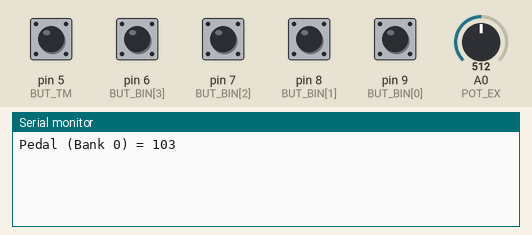
The sketch below on a simulated Arduino Leonardo, built with avr-gcc and run on an emulated ATmega32U4. Shown: the last lines printed to the serial monitor. Inputs (shaded band) come from the test bench; at power-on: pin 5 (BUT_TM), pin 6 (BUT_BIN[3]), pin 7 (BUT_BIN[2]), pin 8 (BUT_BIN[1]), pin 9 (BUT_BIN[0]) HIGH, A0 (POT_EX) = 512.

Above: at 1.2 s.
1.3 s: pin 5 (BUT_TM) pulled LOW for 0.15 s
At 2.5 s:
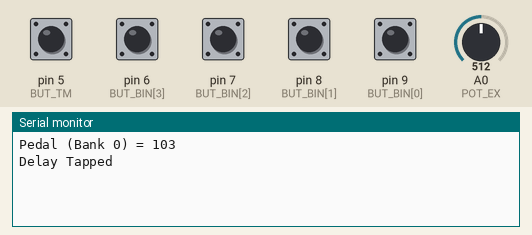
2.9 s: pin 6 (BUT_BIN[3]) pulled LOW for 0.15 s
At 3.6 s:
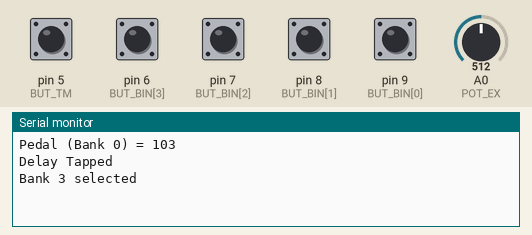
4.5 s: A0 (POT_EX) set to 716
At 4.9 s:
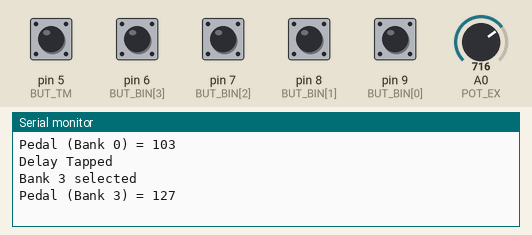
6.0 s: pin 7 (BUT_BIN[2]) pulled LOW for 0.15 s
At 7.2 s:
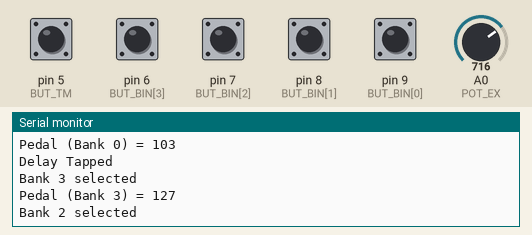
7.6 s: pin 8 (BUT_BIN[1]) pulled LOW for 0.15 s
At 8.3 s:
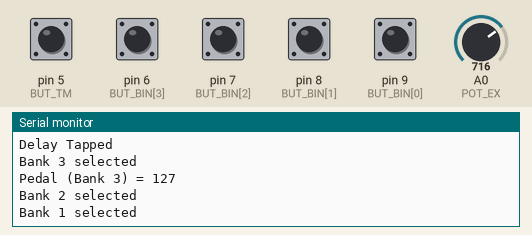
9.2 s: pin 9 (BUT_BIN[0]) pulled LOW for 0.15 s
At 9.6 s:
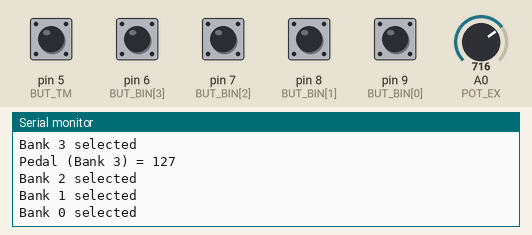
Timing chart, 0 to 11.8 s (numbered marks = the images above; inputs shaded):
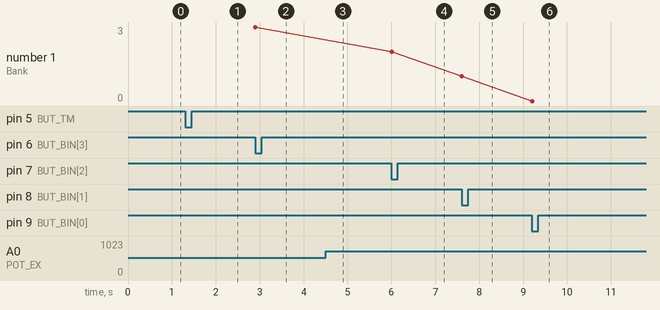

Measured:
- after the input at 1.3 s, the serial monitor: prints a new line at once (image 1)
- after the input at 2.9 s, the serial monitor: prints a new line at once (image 2)
- after the input at 4.5 s, the serial monitor: prints a new line at once (image 3)
- after the input at 6.0 s, the serial monitor: prints a new line at once (image 4)
- after the input at 7.6 s, the serial monitor: prints a new line at once (image 5)
- after the input at 9.2 s, the serial monitor: prints a new line at once (image 6)
- plotted number 1: 3 → 2 after the input at 6.0 s, 2 → 1 after the input at 7.6 s, 1 → 0 after the input at 9.2 s

The sketch:

KFX_midi.ino
```cpp
#include "MIDIUSB.h"
#include "KFX_midi.h"

/*******************/
// GLOBAL VARIABLES
/*******************/

int  currentBank = 0;          // currently selected bank (0..NUM_BANKS-1)

bool butRead[NUM_BANKS];       // current pressed state of each bank button
bool lastButRead[NUM_BANKS];   // previous pressed state (for edge detection)

int lastPotValueEx = -1;       // last expression-pedal reading sent

// Tap/mute button state
bool delayState = false;            // last raw state of the tap/mute button
unsigned long pressStartTime = 0;   // when the current hold started
bool holding = false;               // button currently held down
bool holdSignalSent = false;        // mute already toggled for this hold
bool isMute = false;                // mute currently active
bool unmuteReady = false;           // a tap-release will unmute

//-----------------------------------------
// MIDIUSB helper

void controlChange(byte channel, byte control, byte value) {
  midiEventPacket_t event = {0x0B, 0xB0 | channel, control, value};
  MidiUSB.sendMIDI(event);
  MidiUSB.flush();
}

//-----------------------------------------
void setup() {
  Serial.begin(9600);

  // Bank buttons: internal pull-ups, so a button just connects pin -> GND
  for (int i = 0; i < NUM_BANKS; i++) {
    pinMode(BUT_BIN[i], INPUT_PULLUP);
    butRead[i] = false;
    lastButRead[i] = false;
  }

  // Tap/mute button
  pinMode(BUT_TM, INPUT_PULLUP);

  // Start on bank 0
  currentBank = 0;
  controlChange(MIDI_CHANNEL, ccValues_KB[0], MIDI_HIGH);
}

//-----------------------------------------
void loop() {

  delay(DEBOUNCE_TIME); // simple debounce

  /************************/
  // BANK SELECT BUTTONS
  /************************/

  // Read buttons (active-low: pressed = LOW because of INPUT_PULLUP)
  for (int i = 0; i < NUM_BANKS; i++) {
    butRead[i] = (digitalRead(BUT_BIN[i]) == LOW);
  }

  // Act on the first button that was just pressed (rising edge)
  for (int i = 0; i < NUM_BANKS; i++) {
    if (butRead[i] && !lastButRead[i]) {

      currentBank = i;

      Serial.print("Bank ");
      Serial.print(i);
      Serial.println(" selected");

      // Mute all other banks
      for (int j = 0; j < NUM_BANKS; j++) {
        if (i != j) {
          controlChange(MIDI_CHANNEL, ccValues_KB[j], MIDI_HIGH);
        }
      }

      // On Change set the expression pedal to the current value for the newly selected
      // bank so that it doesn't jump when you move it
      int potValueEx = analogRead(POT_EX);
      int ccValueEx  = map(potValueEx, POT_EX_START_VAL, POT_EX_END_VAL, 0, 127);
      ccValueEx = constrain(ccValueEx, 0, 127);
      controlChange(MIDI_CHANNEL, POT_CC_BANK[currentBank], ccValueEx);

      // Unmute the selected bank last, after muting the others. Some DAWs
      // (e.g. Studio One 5) only map a control to the most recent MIDI
      // event, so the active bank must be sent last to properly assign
      // parameters to the event
      controlChange(MIDI_CHANNEL, ccValues_KB[currentBank], MIDI_LOW);

      break;
    }
  }

  // Save states for next loop's edge detection
  for (int i = 0; i < NUM_BANKS; i++) {
    lastButRead[i] = butRead[i];
  }

  /************************/
  // TAP / MUTE BUTTON
  /************************/

  // Tap = send delay-tap CC.  Hold ~1s = toggle mute on/off.
  bool tmState = digitalRead(BUT_TM); // LOW = pressed (INPUT_PULLUP)
  if (tmState != delayState) {

    if (tmState == LOW) {  // Button pressed
      // If already muted, a quick tap-and-release will unmute
      if (isMute && !holding) {
        unmuteReady = true;
      } else {
        // Only send a delay tap when this press isn't an unmute
        Serial.println("Delay Tapped");
        controlChange(MIDI_CHANNEL, DEL_TAP_CC, MIDI_HIGH);
        delay(TAP_PULSE_TIME);
        controlChange(MIDI_CHANNEL, DEL_TAP_CC, MIDI_LOW);
      }

      // Start hold timer for this press
      pressStartTime = millis();
      holding = true;
      holdSignalSent = false;

    } else {  // Button released
      if (unmuteReady) {
        controlChange(MIDI_CHANNEL, MUTE_CC, MIDI_LOW);
        Serial.println("Unmuted");
        isMute = false;
        unmuteReady = false;
      }
      holding = false;
    }

    delayState = tmState;
  }

  // Hold check: if held long enough, toggle mute on
  if (!unmuteReady && holding && !holdSignalSent &&
      (millis() - pressStartTime >= MUTE_HOLD_TIME)) {
    controlChange(MIDI_CHANNEL, MUTE_CC, MIDI_HIGH);
    Serial.println("Mute triggered!");
    isMute = true;
    holdSignalSent = true;
    unmuteReady = false;
  }

  /************************/
  // EXPRESSION PEDAL
  /************************/

  // The pedal sends a different CC depending on the selected bank.
  int potValueEx = analogRead(POT_EX);
  int ccValueEx  = map(potValueEx, POT_EX_START_VAL, POT_EX_END_VAL, 0, 127);
  ccValueEx = constrain(ccValueEx, 0, 127);

  // Send the expression pedal signal to selected bank
  if (abs(lastPotValueEx - ccValueEx) >= POT_HYSTERSIS) {

    Serial.print("Pedal (Bank ");
    Serial.print(currentBank);
    Serial.print(") = ");
    Serial.println(ccValueEx);
    controlChange(MIDI_CHANNEL, POT_CC_BANK[currentBank], ccValueEx);
  }
  lastPotValueEx = ccValueEx;
}
```

KFX_midi.h
```cpp
//-----------------------
// KFX MIDI controller config
//
// Hardware: 4 bank-select buttons + 1 tap/mute button + 1 expression pedal.
// The expression pedal sends a DIFFERENT MIDI CC depending on which
// bank is currently selected (see POT_CC_BANK below).
// The tap/mute button: a TAP sends a delay-tap CC; HOLDING it ~1s toggles mute.
//
// See MIDI assignments here:
// - https://studiocode.dev/resources/midi-cc/
//-----------------------

// MIDI
const byte MIDI_CHANNEL = 0;
const byte MIDI_HIGH    = 127;
const byte MIDI_LOW     = 0;

// Number of banks / bank buttons
const int NUM_BANKS = 4;

// CC sent when a bank is selected (one per bank)
const byte ccValues_KB[NUM_BANKS] = { 80, 81, 82, 83 };

// Expression-pedal CC, one per bank.
// When bank i is active, the pedal's value is sent on POT_CC_BANK[i].
const byte POT_CC_BANK[NUM_BANKS] = { 4, 66, 67, 68 };

// Tap/mute button CCs
const byte DEL_TAP_CC = 96;    // sent on each tap
const byte MUTE_CC    = 120;   // sent when mute toggles on/off

//-----------------------
// Pin assignments  (change these to match your wiring)
//-----------------------

// Bank buttons: INPUT_PULLUP, wired button -> GND, pressed reads LOW
const int BUT_BIN[NUM_BANKS] = { 9, 8, 7, 6 };

// Tap/mute button: INPUT_PULLUP, wired button -> GND, pressed reads LOW
const int BUT_TM = 5;

// Expression pedal (analog)
const int POT_EX = A0;

//-----------------------
// Calibration / timing
//-----------------------

// Expression pedal range (raw analogRead values at heel / toe)
const int POT_EX_START_VAL = 5;
const int POT_EX_END_VAL   = 630;

const int DEBOUNCE_TIME            = 10;
const int TAP_PULSE_TIME           = 5;
const int POT_HYSTERSIS            = 2;
const int DELAY_TAP_LED_TIME       = 5;     // how long the tap CC is held high
const int MUTE_HOLD_TIME           = 1000;  // hold this long to toggle mute (ms),
                                             // should match DEBOUNCE_CNT_MAX in lab_pkg.sv
```
